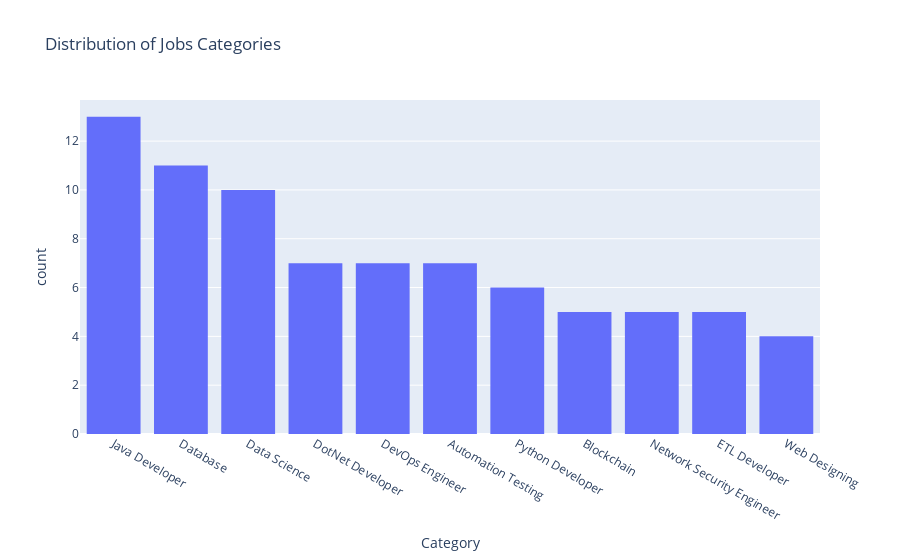

Notebook code cell kept with this figure:
### Code cell
fig = px.histogram(
    data, x="Category", title="Distribution of Jobs Categories"
).update_xaxes(categoryorder="total descending")
fig.show()

### Figure 1 — Plotly figure (JSON) as saved in the notebook; plotly's stock layout.template omitted (floating-point values rounded to 4 significant figures)
{"data": [{"alignmentgroup": "True", "bingroup": "x", "hovertemplate": "Category=%{x}<br>count=%{y}<extra></extra>", "legendgroup": "", "marker": {"color": "#636efa", "pattern": {"shape": ""}}, "name": "", "offsetgroup": "", "orientation": "v", "showlegend": false, "type": "histogram", "x": ["DotNet Developer", "Java Developer", "Database", "Java Developer", "DotNet Developer", "Java Developer", "Blockchain", "Database", "Python Developer", "Network Security Engineer", "DevOps Engineer", "ETL Developer", "ETL Developer", "Database", "DevOps Engineer", "Blockchain", "Data Science", "ETL Developer", "Web Designing", "Data Science", "DotNet Developer", "ETL Developer", "Data Science", "Java Developer", "Java Developer", "Blockchain", "Database", "Java Developer", "DotNet Developer", "Java Developer", "Data Science", "Database", "Java Developer", "Java Developer", "Automation Testing", "Java Developer", "Java Developer", "Python Developer", "Web Designing", "Automation Testing", "Automation Testing", "Automation Testing", "DotNet Developer", "Database", "Blockchain", "Data Science", "Automation Testing", "Data Science", "DevOps Engineer", "Web Designing", "Python Developer", "Database", "Database", "Database", "DevOps Engineer", "Network Security Engineer", "DotNet Developer", "Blockchain", "Data Science", "Network Security Engineer", "Automation Testing", "Python Developer", "Database", "Python Developer", "Data Science", "Automation Testing", "Network Security Engineer", "Java Developer", "Data Science", "DevOps Engineer", "ETL Developer", "Database", "Web Designing", "DevOps Engineer", "Python Developer", "DevOps Engineer", "Java Developer", "DotNet Developer", "Data Science", "Network Security Engineer"], "xaxis": "x", "yaxis": "y"}], "layout": {"barmode": "relative", "legend": {"tracegroupgap": 0}, "title": {"text": "Distribution of Jobs Categories"}, "xaxis": {"anchor": "y", "categoryorder": "total descending", "domain": [0, 1], "title": {"text": "Category"}}, "yaxis": {"anchor": "x", "domain": [0, 1], "title": {"text": "count"}}}}
